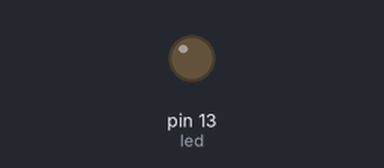
This sketch was run on a simulated Arduino Uno, built with avr-gcc and run on an emulated ATmega328P. On the bench: output pins drawn as LEDs (lit = HIGH).

Above: at 5.0 s.
At 15.0 s:
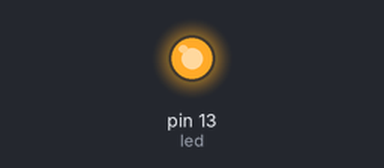
Timing chart, 0 to 26.0 s (numbered marks = the images above):
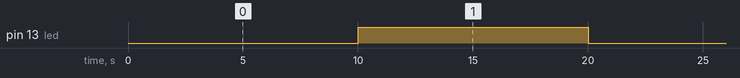

Measured:
- by itself, pin 13 (led): alternates HIGH for 10.0 s and LOW for 10.0 s

The sketch:

parpadeo.ino
```cpp
/*
 * ejemplo parpadeo
 * Este codigo demuestra el uso de milis y no
 * delay para poder parpadear el led 13
 * cada 3 segundos.
 * Yeffri J. Salazar
 * 13 de julio de 2017
 *
 */

#define led 13
uint16_t tiempoEstablecido = 10; // segundos
unsigned long tiempoAnterior;
boolean estadoLed;
void setup() {
  pinMode(led, 1);
  //Serial.begin(9600);
  tiempoAnterior = millis();
  //Serial.println(tiempoAnterior);
}

void loop() {
  //Serial.println(millis()-tiempoAnterior);
  if (millis() - tiempoAnterior > tiempoEstablecido * 1000) { // multiplicamos por mil ya que lo que estamos evaluando son milisegundos y no los segundos de la variable tiempoEstablecido
    //ejecutar codigo
    estadoLed = !digitalRead(led);
    tiempoAnterior=millis();
  }
  digitalWrite(led, estadoLed);

}
```
